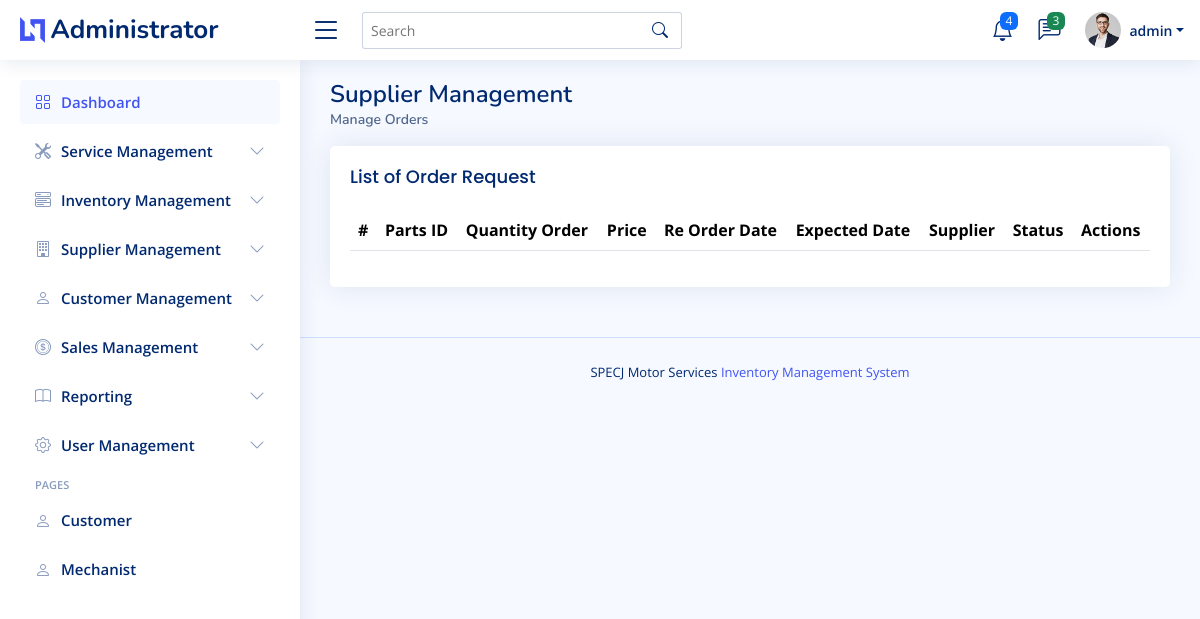
Page /admin/supplier_manage_orders.php (signed in) on the earlier database version.
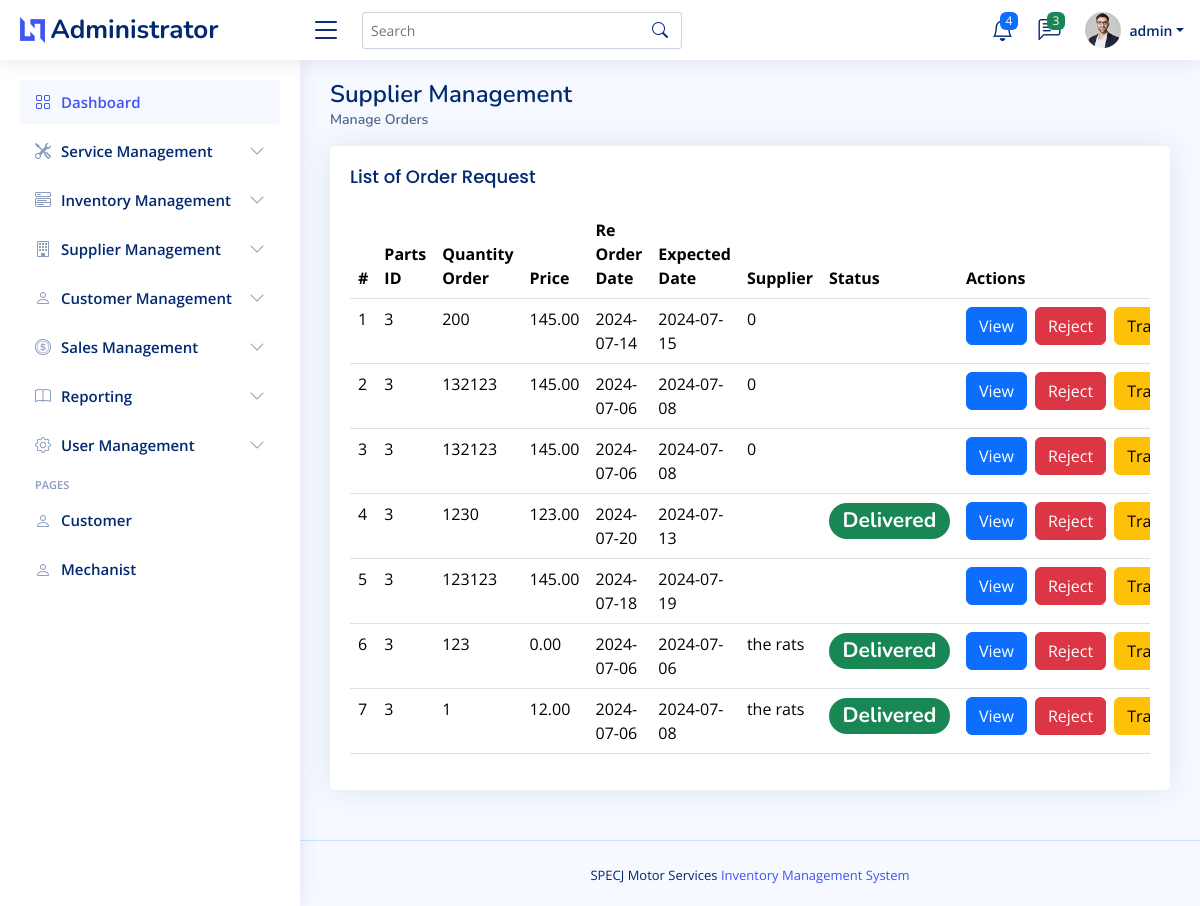
Same page on the later database version.
### tables this page shows
CREATE TABLE `reorders_tbl`  (
  `reorder_id` int NOT NULL AUTO_INCREMENT,
  `parts_id` int NOT NULL,
  `quantity_to_reorder` int NOT NULL,
  `price` decimal(10, 2) NOT NULL,
  `reorder_date` date NOT NULL,
  `expected_delivery_date` date NOT NULL,
  `supplier_id` varchar(250) NOT NULL,
  `status` varchar(255) NOT NULL,
  PRIMARY KEY (`reorder_id`) USING BTREE,
  INDEX `parts_id`(`parts_id` ASC) USING BTREE,
  CONSTRAINT `reorders_tbl_ibfk_1` FOREIGN KEY (`parts_id`) REFERENCES `motorparts_tbl` (`m_id`) ON DELETE RESTRICT ON UPDATE RESTRICT
);

### admin/supplier_manage_orders.php (the view, shortened to what this page needs)
<?php
    include("admin_header.php");
?>
<body>
    <?php
        include("admin_topnav.php");
        include("admin_sidenav.php");
    ?>
    <main id="main" class="main">
        <div class="pagetitle">
            <h1>Supplier Management</h1>
            <nav>
                <ol class="breadcrumb">
                    <li class="breadcrumb-item active">Manage Orders</li>
                </ol>
            </nav>
        </div>
        <section class="section">
            <div class="row">
                <div class="col-lg-12">
                    <div class="card">
                        <div class="card-body">
                            <h5 class="card-title">List of Order Request</h5>
                            <div class="table-responsive">
                                <table class="table table-hover" id="services_manage_order_datatable">
                                    <thead>
                                        <tr>
                                            <th scope="col">#</th>
                                            <th scope="col">Parts ID</th>
                                            <th scope="col">Quantity Order</th>
                                            <th scope="col">Price</th>
                                            <th scope="col">Re Order Date</th>
                                            <th scope="col">Expected Date</th>
                                            <th scope="col">Supplier</th>
                                            <th scope="col">Status</th>
                                            <th scope="col">Actions</th>
                                        </tr>
                                    </thead>
                                    <tbody>
                                        <?php
                                            $stmt = $connection->prepare("SELECT * FROM reorders_tbl");
                                            $stmt->execute();
                                            $result = $stmt->get_result();
                                            $count = 1;
                                            while ($row = $result->fetch_assoc()) {
                                                echo "<tr>";
                                                echo "<td>" . $count . "</td>";
                                                echo "<td>" . $row['parts_id'] . "</td>";
                                                echo "<td>" . $row['quantity_to_reorder'] . "</td>";
                                                echo "<td>" . $row['price'] . "</td>";
                                                echo "<td>" . $row['reorder_date'] . "</td>";
                                                echo "<td>" . $row['expected_delivery_date'] . "</td>";
                                                echo "<td>" . $row['supplier_id'] . "</td>";
                                                echo "<td>";
                                                if ($row['status'] == 'Rejected') {
                                                    echo "<h3><span class='badge rounded-pill bg-danger'>" . $row['status'] . "</span></h3>";
                                                } else if ($row['status'] == 'Pending'){
                                                    echo "<h3><span class='badge rounded-pill bg-secondary'>" . $row['status'] . "</span></h3>";
                                                } else {
                                                    echo "<h3><span class='badge rounded-pill bg-success'>" . $row['status'] . "</span></h3>";
                                                }
                                                echo "</td>";
                                                echo "<td>
                                                    <div class='d-flex'>
                                                        <a data-toggle='modal' data-target='#reorderModal" . $row['reorder_id'] . "' class='btn btn-primary btn-md'>View</a>
                                                        <span class='mx-1'></span>
                                                        <a data-toggle='modal' data-target='#rejectModal" . $row['reorder_id'] . "' class='btn btn-danger btn-md'>Reject</a>
                                                        <span class='mx-1'></span>
                                                        <a data-toggle='modal' data-target='#trackModal" . $row['reorder_id'] . "' class='btn btn-warning btn-md'>Track</a>
                                                    </div>
                                                </td>";
                                                echo "</tr>";
                                                $count++;
                                            }
                                        ?>
                                    </tbody>
                                </table>
                            </div>
                        </div>
                    </div>
                </div>
            </div>
        </section>
    </main>
    <?php
        include("admin_footer.php");
    ?>
</body>
</html>

### admin/admin_header.php (shortened to what this page needs)
<!DOCTYPE html>
<html lang="en">
<head>
  <link href="../assets/vendor/bootstrap/css/bootstrap.min.css" rel="stylesheet">
  <link href="../assets/vendor/bootstrap-icons/bootstrap-icons.css" rel="stylesheet">
  <link href="../assets/vendor/boxicons/css/boxicons.min.css" rel="stylesheet">
  <link href="../assets/vendor/quill/quill.snow.css" rel="stylesheet">
  <link href="../assets/vendor/quill/quill.bubble.css" rel="stylesheet">
  <link href="../assets/vendor/remixicon/remixicon.css" rel="stylesheet">
  <link href="../assets/vendor/simple-datatables/style.css" rel="stylesheet">
  <link href="../assets/vendor/simple-datatables/style.css" rel="stylesheet">
  <link rel="stylesheet" type="text/css" href="https://cdn.datatables.net/1.11.3/css/jquery.dataTables.css">
  <link href="../assets/css/style.css" rel="stylesheet">
</head>
<body>

### admin/admin_topnav.php (shortened to what this page needs)
<header id="header" class="header fixed-top d-flex align-items-center">
<div class="d-flex align-items-center justify-content-between">
  <a href="admin_dashboard.php" class="logo d-flex align-items-center">
    <img src="assets/img/logo.png" alt="">
    <span class="d-none d-lg-block">Administrator</span>
  </a>
  <i class="bi bi-list toggle-sidebar-btn"></i>
</div>
<div class="search-bar">
  <form class="search-form d-flex align-items-center" method="POST" action="#">
    <input type="text" name="query" placeholder="Search" title="Enter search keyword">
    <button type="submit" title="Search"><i class="bi bi-search"></i></button>
  </form>
</div>
<nav class="header-nav ms-auto">
  <ul class="d-flex align-items-center">
    <li class="nav-item dropdown">
      <a class="nav-link nav-icon" href="#" data-bs-toggle="dropdown">
        <i class="bi bi-bell"></i>
        <span class="badge bg-primary badge-number">4</span>
      </a>
    </li>
    <li class="nav-item dropdown">
      <a class="nav-link nav-icon" href="#" data-bs-toggle="dropdown">
        <i class="bi bi-chat-left-text"></i>
        <span class="badge bg-success badge-number">3</span>
      </a>
    </li>
    <li class="nav-item dropdown pe-3">
      <a class="nav-link nav-profile d-flex align-items-center pe-0" href="#" data-bs-toggle="dropdown">
        <img src="assets/img/profile-img.jpg" alt="Profile" class="rounded-circle">
        <span class="d-none d-md-block dropdown-toggle ps-2"><?php echo htmlspecialchars( $_SESSION['username'] ); ?></span>
      </a>
    </li>
  </ul>
</nav>
</header>

### admin/admin_sidenav.php (shortened to what this page needs)
<aside id="sidebar" class="sidebar">
<ul class="sidebar-nav" id="sidebar-nav">
  <li class="nav-item">
    <a class="nav-link " href="admin_dashboard.php">
      <i class="bi bi-grid"></i>
      <span>Dashboard</span>
    </a>
  </li>
  <li class="nav-item">
    <a class="nav-link collapsed" data-bs-target="#service-nav" data-bs-toggle="collapse" href="#">
      <i class="bi bi-tools"></i><span>Service Management</span><i class="bi bi-chevron-down ms-auto"></i>
    </a>
  </li>
  <li class="nav-item">
    <a class="nav-link collapsed" data-bs-target="#Inventory-nav" data-bs-toggle="collapse" href="#">
      <i class="bi bi-menu-button-wide"></i><span>Inventory Management</span><i class="bi bi-chevron-down ms-auto"></i>
    </a>
  </li>
  <li class="nav-item">
    <a class="nav-link collapsed" data-bs-target="#Supplier-nav" data-bs-toggle="collapse" href="#">
      <i class="bi bi-building"></i><span>Supplier Management</span><i class="bi bi-chevron-down ms-auto"></i>
    </a>
  </li>
  <li class="nav-item">
    <a class="nav-link collapsed" data-bs-target="#Customer-nav" data-bs-toggle="collapse" href="#">
      <i class="bi bi-person"></i><span>Customer Management</span><i class="bi bi-chevron-down ms-auto"></i>
    </a>
  </li>
  <li class="nav-item">
    <a class="nav-link collapsed" data-bs-target="#Sales-nav" data-bs-toggle="collapse" href="#">
      <i class="bi bi-coin"></i><span>Sales Management</span><i class="bi bi-chevron-down ms-auto"></i>
    </a>
  </li>
  <li class="nav-item">
    <a class="nav-link collapsed" data-bs-target="#Reporting-nav" data-bs-toggle="collapse" href="#">
      <i class="bi bi-book"></i><span>Reporting</span><i class="bi bi-chevron-down ms-auto"></i>
    </a>
  </li>
  <li class="nav-item">
    <a class="nav-link collapsed" data-bs-target="#User-nav" data-bs-toggle="collapse" href="#">
      <i class="bi bi-gear"></i><span>User Management</span><i class="bi bi-chevron-down ms-auto"></i>
    </a>
  </li>
  <li class="nav-heading">Pages</li>
  <li class="nav-item">
    <a class="nav-link collapsed" href="users-profile.html">
      <i class="bi bi-person"></i>
      <span>Customer</span>
    </a>
  </li>
  <li class="nav-item">
    <a class="nav-link collapsed" href="users-profile.html">
      <i class="bi bi-person"></i>
      <span>Mechanist</span>
    </a>
  </li>
</aside>

### admin/admin_footer.php (shortened to what this page needs)
<footer id="footer" class="footer">
<div class="credits">
SPECJ Motor Services <a href="#"> Inventory Management System</a>
</div>
  </footer>
</body>
</html>

### assets/css/style.css (style rules this page uses)
:root { scroll-behavior: smooth; }
body { font-family: "Open Sans", sans-serif; background: #f6f9ff; color: #444444; }
a { color: #4154f1; text-decoration: none; }
h1, h2, h3, h4, h5, h6 { font-family: "Nunito", sans-serif; }
#main { margin-top: 60px; padding: 20px 30px; transition: all 0.3s; }
.pagetitle { margin-bottom: 10px; }
.pagetitle h1 { font-size: 24px; margin-bottom: 0; font-weight: 600; color: #012970; }
.card { margin-bottom: 30px; border: none; border-radius: 5px; box-shadow: 0px 0 30px rgba(1, 41, 112, 0.1); }
.card-title { padding: 20px 0 15px 0; font-size: 18px; font-weight: 500; color: #012970; font-family: "Poppins", sans-serif; }
.card-body { padding: 0 20px 20px 20px; }
.breadcrumb { font-size: 14px; font-family: "Nunito", sans-serif; color: #899bbd; font-weight: 600; }
.breadcrumb .breadcrumb-item::before { color: #899bbd; }
.breadcrumb .active { color: #51678f; font-weight: 600; }
.logo { line-height: 1; }
@media (min-width: 1200px) { .logo { width: 280px; } }
.logo img { max-height: 26px; margin-right: 6px; }
.logo span { font-size: 26px; font-weight: 700; color: #012970; font-family: "Nunito", sans-serif; }
.header { transition: all 0.5s; z-index: 997; height: 60px; box-shadow: 0px 2px 20px rgba(1, 41, 112, 0.1); background-color: #fff; padding-left: 20px; }
.header .toggle-sidebar-btn { font-size: 32px; padding-left: 10px; cursor: pointer; color: #012970; }
.header .search-bar { min-width: 360px; padding: 0 20px; }
.header .search-form { width: 100%; }
.header .search-form input { border: 0; font-size: 14px; color: #012970; border: 1px solid rgba(1, 41, 112, 0.2); padding: 7px 38px 7px 8px; border-radius: 3px; transition: 0.3s; width: 100%; }
.header .search-form button { border: 0; padding: 0; margin-left: -30px; background: none; }
.header .search-form button i { color: #012970; }
.header-nav ul { list-style: none; }
.header-nav>ul { margin: 0; padding: 0; }
.header-nav .nav-icon { font-size: 22px; color: #012970; margin-right: 25px; position: relative; }
.header-nav .nav-profile { color: #012970; }
.header-nav .nav-profile img { max-height: 36px; }
.header-nav .nav-profile span { font-size: 14px; font-weight: 600; }
.header-nav .badge-number { position: absolute; inset: -2px -5px auto auto; font-weight: normal; font-size: 12px; padding: 3px 6px; }
.sidebar { position: fixed; top: 60px; left: 0; bottom: 0; width: 300px; z-index: 996; transition: all 0.3s; padding: 20px; overflow-y: auto; scrollbar-width: thin; scrollbar-color: #aab7cf transparent; box-shadow: 0px 0px 20px rgba(1, 41, 112, 0.1); background-color: #fff; }
@media (min-width: 1200px) { #main, #footer { margin-left: 300px; } }
.sidebar-nav { padding: 0; margin: 0; list-style: none; }
.sidebar-nav li { padding: 0; margin: 0; list-style: none; }
.sidebar-nav .nav-item { margin-bottom: 5px; }
.sidebar-nav .nav-heading { font-size: 11px; text-transform: uppercase; color: #899bbd; font-weight: 600; margin: 10px 0 5px 15px; }
.sidebar-nav .nav-link { display: flex; align-items: center; font-size: 15px; font-weight: 600; color: #4154f1; transition: 0.3; background: #f6f9ff; padding: 10px 15px; border-radius: 4px; }
.sidebar-nav .nav-link i { font-size: 16px; margin-right: 10px; color: #4154f1; }
.sidebar-nav .nav-link.collapsed { color: #012970; background: #fff; }
.sidebar-nav .nav-link.collapsed i { color: #899bbd; }
.sidebar-nav .nav-link .bi-chevron-down { margin-right: 0; transition: transform 0.2s ease-in-out; }
.footer { padding: 20px 0; font-size: 14px; transition: all 0.3s; border-top: 1px solid #cddfff; }
.footer .credits { padding-top: 5px; text-align: center; font-size: 13px; color: #012970; }

Differences in the rows shown:
added reorders_tbl: parts "3", quantity_to_reorder "200", price "145.00", reorder_date "2024-07-14", expected_delivery_date "2024-07-15", supplier "0"
added reorders_tbl: parts "3", quantity_to_reorder "132123", price "145.00", reorder_date "2024-07-06", expected_delivery_date "2024-07-08", supplier "0"
added reorders_tbl: parts "3", quantity_to_reorder "132123", price "145.00", reorder_date "2024-07-06", expected_delivery_date "2024-07-08", supplier "0"
added reorders_tbl: parts "3", quantity_to_reorder "1230", price "123.00", reorder_date "2024-07-20", expected_delivery_date "2024-07-13", status "Delivered"
added reorders_tbl: parts "3", quantity_to_reorder "123123", price "145.00", reorder_date "2024-07-18", expected_delivery_date "2024-07-19"
added reorders_tbl: parts "3", quantity_to_reorder "123", price "0.00", reorder_date "2024-07-06", expected_delivery_date "2024-07-06", supplier "the rats", status "Delivered"
added reorders_tbl: parts "3", quantity_to_reorder "1", price "12.00", reorder_date "2024-07-06", expected_delivery_date "2024-07-08", supplier "the rats", status "Delivered"
